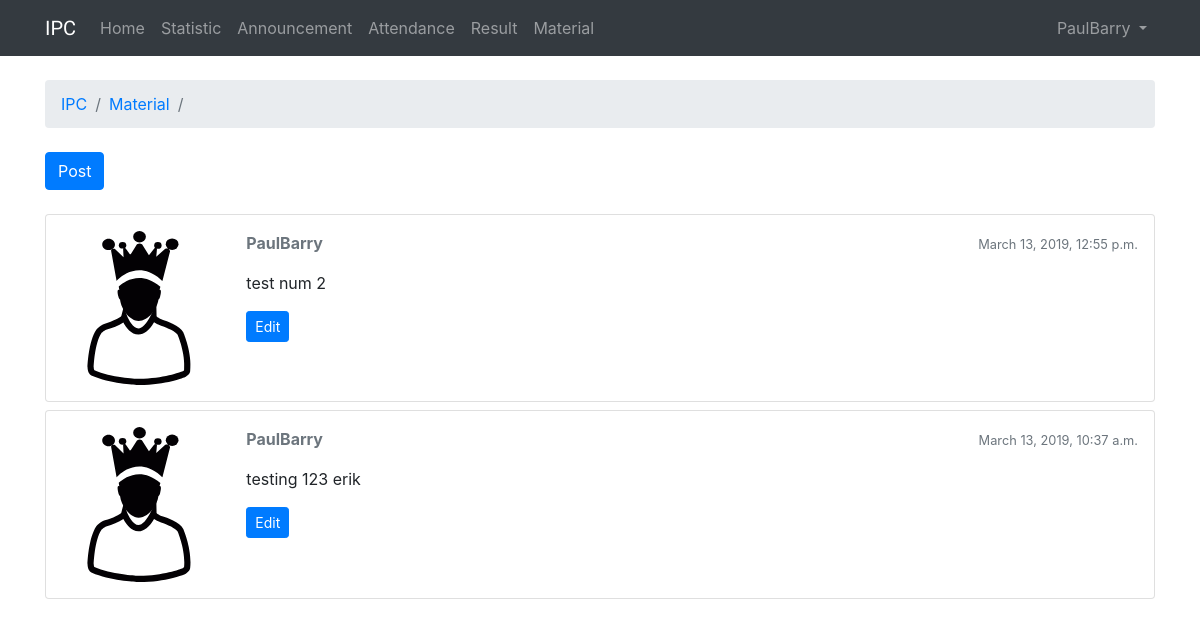
Page /1/material/3 (signed in) on the earlier database version.
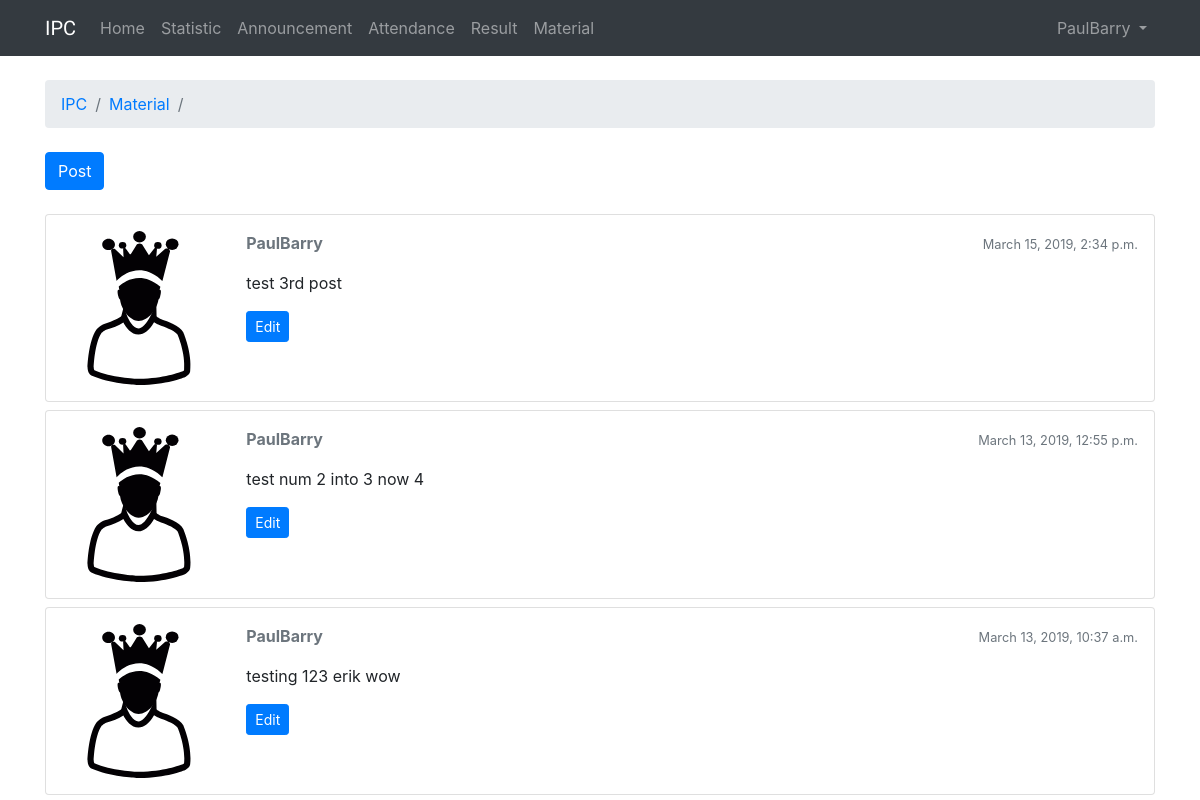
Same page on the later database version.
### IPC/models.py (models this page shows, shortened)
class Discussion(models.Model):
    discussionMaterial = models.ForeignKey(Material, on_delete=models.CASCADE,)
    discussionPost = models.TextField(max_length=4000)
    discussionCreatedTime = models.DateTimeField(auto_now_add=True)
    discussionUpdatedTime = models.DateTimeField(null=True)
    discussionPoster = models.ForeignKey(User, on_delete=models.CASCADE,)
    discussionCourse = models.ForeignKey(Course, on_delete=models.CASCADE,)

### IPC/views.py (the view)
# urls.py: path('<int:course_id>/material/<int:material_id>', views.material_discussion, name='material_discussion'),
@login_required
def material_discussion(request, course_id, material_id):
    material = Course.objects.get(id=material_id)
    discussions = list(Discussion.objects.filter(discussionMaterial = material_id, discussionCourse = course_id).order_by('-discussionCreatedTime'))
    return render(request, 'discussion.html', {'course_id': course_id,
                                                'material_id': material_id,
                                             'material': material,
                                             'discussions': discussions,})

### templates/discussion.html (shortened to what this page needs)
{% extends 'base.html' %}
{% load static %}
{% block breadcrumb %}
<li class="breadcrumb-item"><a href="{% url 'course' %}">IPC</a></li>
<li class="breadcrumb-item"><a href="{% url 'course_material' course_id=course_id %}">Material</a></li>
<li class="breadcrumb-item active">{{ material.materialTitle }}</li>
{% endblock %}
{% block content %}
  <div class="mb-4">
    <a href="{% url 'post_material_discussion' course_id=course_id material_id=material_id %}" class="btn btn-primary" role="button">Post</a>
  </div>
  {% for discussion in discussions %}
    <div class="card mb-2">
      <div class="card-body p-3">
        <div class="row">
          <div class="col-2">
            <img src="{% static 'img/avatar.svg' %}" alt="{{ discussion.discussionPoster }}" class="w-100">
          </div>
          <div class="col-10">
            <div class="row mb-3">
              <div class="col-6">
                <strong class="text-muted">{{ discussion.discussionPoster }}</strong>
              </div>
              <div class="col-6 text-right">
                <small class="text-muted">{{ discussion.discussionCreatedTime }}</small>
              </div>
            </div>
            {{ discussion.discussionPost }}
            {% if discussion.discussionPoster == user %}
              <div class="mt-3">
                <a href="{% url 'edit_material_discussion' course_id=course_id material_id=material_id discussion_id=discussion.id %}" class="btn btn-primary btn-sm" role="button">Edit</a>
              </div>
            {% endif %}
          </div>
        </div>
      </div>
    </div>
  {% endfor %}
{% endblock %}

### templates/base.html (shortened to what this page needs)
{% load static %}<!DOCTYPE html>
<html>
  <head>
    <link rel="stylesheet" href="{% static 'css/bootstrap.min.css' %}">
    <link rel="stylesheet" href="{% static 'css/app.css' %}">
  </head>
  <body>
    {% block body %}
      <nav class="navbar navbar-expand-lg navbar-dark bg-dark">
        <div class="container">
          <a class="navbar-brand" href="{% url 'course' %}">IPC</a>
          <div class="collapse navbar-collapse" id="navbarNavAltMarkup">
            <div class="navbar-nav">
              <a class="nav-item nav-link" href="{% url 'course' %}">Home<span class="sr-only">(current)</span></a>
              <a class="nav-item nav-link" href="{% url 'course_statistic' course_id=course_id %}">Statistic</a>
              <a class="nav-item nav-link" href="{% url 'course_announcement' course_id=course_id %}">Announcement</a>
              <a class="nav-item nav-link" href="{% url 'course_attendance' course_id=course_id %}">Attendance</a>
              <a class="nav-item nav-link" href="{% url 'course_result' course_id=course_id %}">Result</a>
              <a class="nav-item nav-link" href="{% url 'course_material' course_id=course_id %}">Material</a>
            </div>
          </div>
          <div class="collapse navbar-collapse" id="mainMenu">
            <ul class="navbar-nav ml-auto">
              <li class="nav-item dropdown">
                <a class="nav-link dropdown-toggle" href="#" id="userMenu" data-toggle="dropdown" aria-haspopup="true" aria-expanded="false">
                  {{ user.username }}
                </a>
              </li>
            </ul>
          </div>
        </div>
      </nav>
      <div class="container">
        <ol class="breadcrumb my-4">
          {% block breadcrumb %}
          {% endblock %}
        </ol>
        {% block content %}
        {% endblock %}
      </div>
    {% endblock body %}
  </body>
</html>

### static/css/app.css (style rules this page uses)
.navbar-brand { font-family: 'Aldrich', sans-serif; }

Differences in the rows shown:
added Discussion: discussionPoster "PaulBarry", discussionCreatedTime "March 15, 2019, 2:34 p.m.", discussionPost "test 3rd post", shows "Edit"
changed Discussion: discussionPost "test num 2" → "test num 2 into 3 now 4"
changed Discussion: discussionPost "testing 123 erik" → "testing 123 erik wow"
